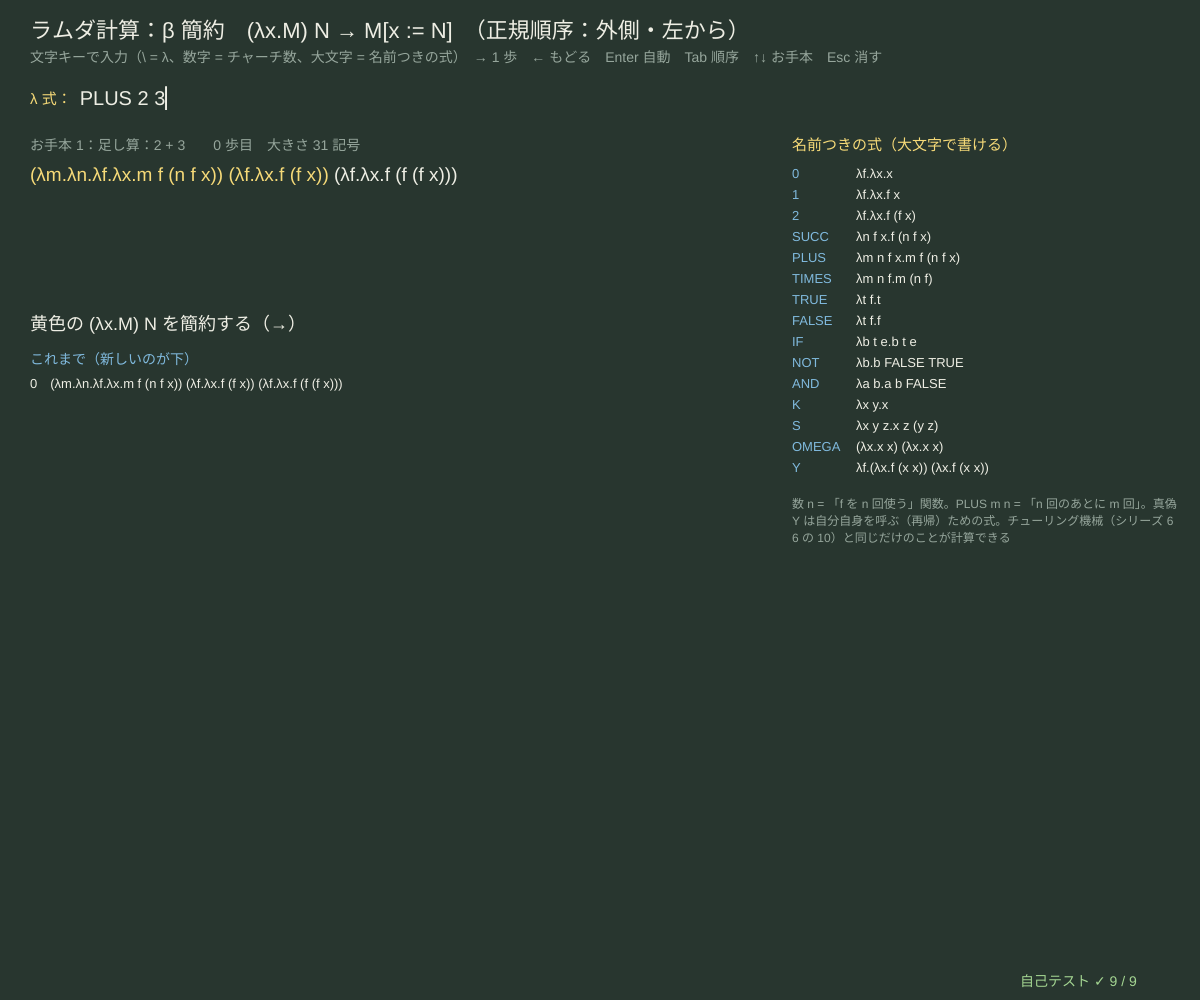
Frame 1 (no input)
Frame 60 (no input): identical to frame 1, image omitted
Frame 120 (the mouse pressed at the canvas centre since frame 60): identical to frame 1, image omitted

The p5.js sketch that drew this single still picture (run headless with seeded random() and noise() and a simulated clock; from frame 60 on, the mouse is pressed at the canvas centre):

// p5.js sketch
// ── sketch.js
// ============================================
// 08 ラムダ計算 ─ 「関数を作る λx.M」と「関数に渡す M N」だけの小さな言語。計算は β 簡約：(λx.M) N → M の x を N に置きかえる
// 数（チャーチ数 2 = λf.λx.f (f x)）も真偽（TRUE = λt.λf.t）も足し算も、全部 λ 式で書ける。黄色の部分が次に簡約する所。
// 正規順序（外側・左から）なら、止まる方法があれば必ず止まる。内側から（作用的順序）だと止まらないことがある
// 文字キー = 入力（\ が λ、. ( ) 空白、小文字 = 変数、数字 = チャーチ数、大文字 = 名前つきの式 PLUS TIMES TRUE …）
// → 1 歩 / ← もどる / Enter 自動で最後まで / Tab 正規順序 ⇔ 作用的順序 / ↑↓ お手本 / Backspace / Esc 全部消す
// ============================================

const PRESETS = [                       // ★ お手本 [式, 説明]
  ['PLUS 2 3', '足し算：2 + 3'],
  ['TIMES 2 3', '掛け算：2 × 3'],
  ['SUCC (SUCC 0)', '次の数を 2 回'],
  ['IF TRUE a b', 'もし真なら a、でなければ b'],
  ['AND TRUE FALSE', '真 かつ 偽'],
  ['PRED 3', '1 つ前の数（クリーネの工夫）'],
  ['POW 2 3', '2 の 3 乗'],
  ['(\\x.x x) (\\x.x x)', 'Ω：止まらない式'],
  ['K a OMEGA', '正規順序なら止まる、作用的順序では止まらない'],
  ['(\\x.\\y.x) y', '変数の捕獲：y の名前を変えないとまちがう'],
];
const MAX_STEPS = 300;                  // ★ 簡約の回数の上限
let src = '', pIdx = 0, err = '', hist = [], at = 0, order = 'normal', autoRun = false, endState = '';

function setup() {
  createCanvas(windowWidth, windowHeight);
  selfTest();
  loadPreset(0);
}
function windowResized() { resizeCanvas(windowWidth, windowHeight); }
function loadPreset(i) { pIdx = (i + PRESETS.length) % PRESETS.length; src = PRESETS[pIdx][0]; rebuild(); }
function rebuild() {
  let r = lamParse(src);
  if (r.error) { err = r.error + '（' + (r.at + 1) + ' 文字目あたり）'; return; }
  err = ''; hist = [{ m: r.m }]; at = 0; autoRun = false; endState = ''; advanceInfo();
}
function advanceInfo() {               // いまの式の次の簡約の場所（なければ正規形）
  let h = hist[at];
  if (h.redex === undefined) h.redex = lamRedex(h.m, order);
  endState = !h.redex ? 'normal' : at >= MAX_STEPS ? 'steps' : lamSize(h.m) > LAM_MAX_SIZE ? 'size' : '';
}
function stepForward() {
  if (at < hist.length - 1) { at++; advanceInfo(); return; }
  advanceInfo(); if (endState) { autoRun = false; return; }
  let s = lamStep(hist[at].m, order);
  hist.push({ m: s.m }); at++; advanceInfo();
}
function layoutSegs(segs, x, y, w, size, maxLines) {   // 色つきの部分を幅で折り返した「連続した文字のかたまり」[x, y, 文字列, 色] に
  textSize(size);
  let runs = [], cy = y, lines = 1, cur = null, lineStr = '', bar = textWidth('|');
  const adv = (t) => (t ? textWidth('|' + t + '|') - 2 * bar : 0);   // 送り幅（textWidth は文字の形の幅なので、両はしに | をつけて測る）
  for (let [s, hi] of segs) for (let ch of s) {
    if (adv(lineStr + ch) > w) { cy += size * 1.35; lines++; cur = null; lineStr = ''; if (lines > maxLines) { runs.push([x, cy, '…（長すぎるので省略）', 'dim']); return { runs, end: cy + size * 1.35 }; } }
    if (!cur || cur[3] !== hi) { cur = [x + adv(lineStr), cy, '', hi]; runs.push(cur); }   // 行の頭からの幅で位置を決める（文字の詰めも正しく）
    cur[2] += ch; lineStr += ch;
  }
  return { runs, end: cy + size * 1.35 };
}
function drawSegs(h, x, y, w, size, maxLines) {   // 式ごとに折り返しを 1 回だけ計算して覚えておく
  if (!h.lay || h.lay.w !== w || h.lay.ord !== order) { h.lay = layoutSegs(lamStr(h.m, h.redex || null), x, y, w, size, maxLines); h.lay.w = w; h.lay.ord = order; }
  textSize(size); textAlign(LEFT, TOP);
  for (let [rx, ry, s, hi] of h.lay.runs) { fill(...(hi === 'dim' ? DIMC : hi ? YEL : INK)); text(s, rx, ry); }
  return h.lay.end;
}

function draw() {
  background(...BG);
  hudTitle('ラムダ計算：β 簡約　(λx.M) N → M[x := N]　（' + (order === 'normal' ? '正規順序：外側・左から' : '作用的順序：内側・左から') + '）',
    '文字キーで入力（\\ = λ、数字 = チャーチ数、大文字 = 名前つきの式）　→ 1 歩　← もどる　Enter 自動　Tab 順序　↑↓ お手本　Esc 消す');
  drawInputLine(30, 104, 'λ 式：', src, err);
  if (!hist.length) return;
  if (autoRun && frameCount % 4 === 0) stepForward();
  let h = hist[at];
  noStroke(); fill(...DIMC); textSize(14); textAlign(LEFT, BASELINE);
  text('お手本 ' + (pIdx + 1) + '：' + PRESETS[pIdx][1] + '　　' + at + ' 歩目　大きさ ' + lamSize(h.m) + ' 記号', 30, 150);
  let yEnd = drawSegs(h, 30, 166, width * 0.6, 19, 9);
  // ---- 判定
  let y = Math.max(yEnd + 10, 330);
  noStroke(); textAlign(LEFT, BASELINE); textSize(18);
  if (endState === 'normal') { let mean = lamMeaning(h.m); fill(...GRN); text('正規形（もう簡約できない）' + (mean ? '　→　' + mean : ''), 30, y); }
  else if (endState === 'steps') { fill(...YEL); text('上限 ' + MAX_STEPS + ' 歩に当たった：止まらないかもしれない', 30, y); }
  else if (endState === 'size') { fill(...YEL); text('式が大きくなりすぎた（' + LAM_MAX_SIZE + ' 記号）', 30, y); }
  else { fill(...INK); text(autoRun ? '簡約中…' : '黄色の (λx.M) N を簡約する（→）', 30, y); }
  // ---- これまでの歩み
  fill(...SKY); textSize(14); text('これまで（新しいのが下）', 30, y + 34);
  let first = Math.max(0, at - 11);
  for (let i = first; i <= at; i++) {
    let s = lamStr(hist[i].m); if (s.length > 96) s = s.slice(0, 95) + '…';
    fill(...(i === at ? INK : DIMC)); textSize(13); text(i + '　' + s, 30, y + 58 + (i - first) * 19);
  }
  // ---- 右：名前つきの式
  let rx = width * 0.66;
  fill(...YEL); textSize(15); text('名前つきの式（大文字で書ける）', rx, 150);
  ['0', '1', '2', 'SUCC', 'PLUS', 'TIMES', 'TRUE', 'FALSE', 'IF', 'NOT', 'AND', 'K', 'S', 'OMEGA', 'Y'].forEach((nm, i) => {
    let d = /\d/.test(nm) ? lamStr(churchNum(Number(nm))) : LAM_DEFS[nm].replace(/\\/g, 'λ');
    fill(...SKY); textSize(13); text(nm, rx, 178 + i * 21); fill(...INK); text(d, rx + 64, 178 + i * 21);
  });
  fill(...DIMC); textSize(12); textLeading(17); textAlign(LEFT, TOP);
  text('数 n = 「f を n 回使う」関数。PLUS m n = 「n 回のあとに m 回」。真偽は「2 つから 1 つを選ぶ」関数。チャーチ数は ' + LAM_MAX_NUM + ' まで。\nY は自分自身を呼ぶ（再帰）ための式。チューリング機械（シリーズ 66 の 10）と同じだけのことが計算できる', rx, 178 + 15 * 21 + 6, width - rx - 20, 100);
  drawSelfTest(width - 180, height - 14);
}
function keyPressed() {
  if (key === UP_ARROW) { loadPreset(pIdx - 1); return false; }
  if (key === DOWN_ARROW) { loadPreset(pIdx + 1); return false; }
  if (hist.length && key === RIGHT_ARROW) { stepForward(); return false; }
  if (hist.length && key === LEFT_ARROW) { at = Math.max(0, at - 1); advanceInfo(); return false; }
  if (hist.length && key === 'Enter') { autoRun = !autoRun; return false; }
  if (key === 'Tab') { order = order === 'normal' ? 'applicative' : 'normal'; rebuild(); return false; }
  if (key === 'Backspace') src = src.slice(0, -1);
  else if (key === 'Escape' || key === 'Delete') src = '';
  else if (key === 'λ') src += '\\';
  else src = typeInto(src, key, LAM_KEYS, 120);
  rebuild();
  return false;
}

// ---- 自己テスト
function selfTest() {
  selfTestResults = [];
  const run = (s, ord, n) => lamNormalize(lamParse(s).m, n || MAX_STEPS, ord || 'normal');
  const isNum = (s, v) => { let o = run(s); return o.status === 'normal' && churchToInt(o.m) === v; };
  check('PLUS 2 3 は 5 に、TIMES 2 3 は 6 に正規化される', isNum('PLUS 2 3', 5) && isNum('TIMES 2 3', 6));
  check('PRED 3 = 2、POW 2 3 = 8', isNum('PRED 3', 2) && isNum('POW 2 3', 8));
  let okS = true, okP = true;
  for (let n = 0; n <= 10; n++) if (!isNum('SUCC ' + n, n + 1)) okS = false;
  for (let a = 0; a <= 4; a++) for (let b = 0; b <= 4; b++) if (!isNum('PLUS ' + a + ' ' + b, a + b) || !isNum('TIMES ' + a + ' ' + b, a * b)) okP = false;
  check('SUCC n = n + 1（n = 0〜10）、PLUS と TIMES は a, b = 0〜4 の全部 25 組で正しい', okS && okP);
  const same = (s, t) => lamAlphaEq(run(s).m, lamParse(t).m);
  check('IF TRUE a b = a、NOT FALSE = TRUE、AND TRUE FALSE = FALSE、ISZERO 0 = TRUE', same('IF TRUE a b', 'a') && same('NOT FALSE', 'TRUE') && same('AND TRUE FALSE', 'FALSE') && same('ISZERO 0', 'TRUE'));
  let om = run('OMEGA', 'normal', 100);
  check('Ω = (λx.x x)(λx.x x) は 100 歩の上限に当たる（1 歩で自分に戻る）', om.status === 'steps' && lamAlphaEq(om.m, lamParse('OMEGA').m));
  let ka = run('K a OMEGA', 'normal'), kb = run('K a OMEGA', 'applicative', 100);
  check('K a Ω：正規順序は 2 歩で a、作用的順序は上限に当たる', ka.status === 'normal' && ka.steps === 2 && ka.m.t === 'v' && ka.m.n === 'a' && kb.status === 'steps');
  let cap = run('(\\x.\\y.x) y');
  check('変数の捕獲をさける：(λx.λy.x) y = λz.y（λy.y ではない）', lamAlphaEq(cap.m, lamParse('\\z.y').m) && !lamAlphaEq(cap.m, lamParse('\\y.y').m));
  seedRng(12); let rt = 0;
  const rl = (d) => { let r = rnd(); if (d <= 0 || r < 0.3) return lamV(rndPick(['x', 'y', 'z'])); if (r < 0.6) return lamL(rndPick(['x', 'y']), rl(d - 1)); return lamA(rl(d - 1), rl(d - 1)); };
  for (let k = 0; k < 200; k++) { let m = rl(5), o = lamParse(lamStr(m)); if (o.m && lamDB(o.m) === lamDB(m)) rt++; }
  check('でたらめな λ 式 200 個：文字列にして読み直すと同じ式', rt === 200);
  let bad = ['', '\\', '\\x', '(x', 'x)', '.x', 'FOO', '99', '123456ztr casnfg', 'λ.x', 'x ..y'], allErr = true;
  for (let b of bad) { try { if (!lamParse(b).error) allErr = false; } catch (e) { allErr = false; } }
  check('おかしな入力 ' + bad.length + ' 個（知らない名前、大きすぎる数を含む）は例外を出さずに説明を返す', allErr);
  reportSelfTest();
}

// ---------- やってみよう ----------
// 1. PLUS 2 3 を → で 1 歩ずつ。PLUS の λm.λn.λf.λx に 2 と 3 が入っていく様子を追おう
// 2. TIMES 3 3 は何歩？ POW 2 3 は？ 数が大きくなると歩数はどう増える？
// 3. K a OMEGA で Tab（作用的順序）にすると止まらない。「使わない引数を先に計算してしまう」から
// 4. (λx.λy.x) y で、もし名前を変えずに置きかえると λy.y（恒等関数）になってしまう。意味がどう変わる？
// 5. LAM_DEFS に足そう：OR、XOR、ISZERO を使った「0 なら 1、そうでなければ 2」など

// ==================================================
// ここから下は「論理の道具」（中身は読まなくても OK。消さないでね）
// ==================================================
// ---- 色と小さな道具（黒板とチョーク）
const BG = [40, 54, 47];                // 背景（黒板の灰緑）
const INK = [238, 238, 228];            // 文字（白いチョーク）
const YEL = [246, 218, 120], SKY = [128, 186, 222], PINK = [238, 146, 150], GRN = [164, 214, 146], LILAC = [196, 170, 230];
const DIMC = [150, 166, 156], PANEL = [50, 66, 58], LINEC = [92, 112, 102];
function clampv(v, a, b) { return v < a ? a : v > b ? b : v !== v ? a : v; }     // NaN なら a に戻す
function fmtN(v, d) { if (typeof v !== 'number' || v !== v) return '?'; return v.toFixed(d === undefined ? 2 : d); }
function hudTitle(t, sub) {              // 左上のタイトルと操作の説明（日本語は 1 文字ずつ折り返す）
  textWrap(CHAR); noStroke(); fill(...INK); textSize(22); textAlign(LEFT, BASELINE); text(t, 30, 38);
  fill(...DIMC); textSize(14); textLeading(19); text(sub, 30, 62);
}
function typeInto(s, ch, allowed, maxLen) {   // 文字の入力：allowed に入っている 1 文字だけ足す（長さの上限つき）
  if (typeof ch !== 'string' || ch.length !== 1 || allowed.indexOf(ch) < 0) return s;
  return s.length < (maxLen || 40) ? s + ch : s;
}
function chalkPanel(x, y, w, h) { noStroke(); fill(...PANEL); rect(x, y, w, h, 8); }
function drawInputLine(x, y, label, s, err, active) {   // 入力欄：文字列と、まちがいの説明
  noStroke(); fill(...(active === false ? DIMC : YEL)); textSize(15); textAlign(LEFT, BASELINE); text(label, x, y);
  let lx = x + textWidth(label) + 8;
  fill(...INK); textSize(20); text(s + (active !== false && frameCount % 60 < 30 ? '▏' : ''), lx, y + 1);
  if (err) { fill(...PINK); textSize(14); text('✗ ' + err, lx, y + 22); }
}
// ---- 種つきの乱数（同じ種なら毎回同じ列 → 実験をくり返せる）
let rngState = 1;
function seedRng(s) { rngState = (s >>> 0) || 1; }
function rnd() {                       // 0〜1 の一様乱数（mulberry32）
  rngState = (rngState + 0x6d2b79f5) >>> 0;
  let t = rngState;
  t = Math.imul(t ^ (t >>> 15), t | 1);
  t ^= t + Math.imul(t ^ (t >>> 7), t | 61);
  return ((t ^ (t >>> 14)) >>> 0) / 4294967296;
}
function rndInt(a, b) { return a + Math.floor(rnd() * (b - a + 1)); }
function rndPick(arr) { return arr[Math.floor(rnd() * arr.length)]; }
// ---- ラムダ計算の道具：λ 式 = { t: 'v', n } 変数 / { t: 'l', v, b } λv.b / { t: 'a', f, x } 適用 f x
// 書き方：\x.x や λx.x（λx y.M = λx.λy.M）、適用は並べるだけ（左から：f x y = (f x) y）、
// 数字 n = チャーチ数 λf.λx.f(…(f x))、大文字の名前 = 下の LAM_DEFS
const LAM_KEYS = 'abcdefghijklmnopqrstuvwxyzABCDEFGHIJKLMNOPQRSTUVWXYZ0123456789\\.() \'';
const LAM_MAX_NUM = 12, LAM_MAX_SIZE = 2500;   // ★ チャーチ数の上限、式の大きさ（記号の数）の上限
const LAM_DEFS = {                      // ★ 名前つきの式（大文字）。自分で足してもよい
  I: '\\x.x', K: '\\x y.x', S: '\\x y z.x z (y z)', B: '\\f g x.f (g x)', C: '\\f x y.f y x',
  TRUE: '\\t f.t', FALSE: '\\t f.f', IF: '\\b t e.b t e', NOT: '\\b.b FALSE TRUE', AND: '\\a b.a b FALSE', OR: '\\a b.a TRUE b',
  SUCC: '\\n f x.f (n f x)', PLUS: '\\m n f x.m f (n f x)', TIMES: '\\m n f.m (n f)', POW: '\\b e.e b',
  PRED: '\\n f x.n (\\g h.h (g f)) (\\u.x) (\\u.u)', ISZERO: '\\n.n (\\x.FALSE) TRUE',
  OMEGA: '(\\x.x x) (\\x.x x)', Y: '\\f.(\\x.f (x x)) (\\x.f (x x))',
};
function lamV(n) { return { t: 'v', n }; }
function lamL(v, b) { return { t: 'l', v, b }; }
function lamA(f, x) { return { t: 'a', f, x }; }
function churchNum(n) { let b = lamV('x'); for (let i = 0; i < n; i++) b = lamA(lamV('f'), b); return lamL('f', lamL('x', b)); }
function lamSize(m) { return m.t === 'v' ? 1 : m.t === 'l' ? 1 + lamSize(m.b) : 1 + lamSize(m.f) + lamSize(m.x); }
function lamParse(src, guard) {         // 返り値 {m} または {error, at}（例外は投げない）
  if (typeof src !== 'string') return { error: '文字列ではない', at: 0 };
  if (src.length > 200) return { error: '長すぎる（200 文字まで）', at: 200 };
  let toks = [], i = 0;
  while (i < src.length) {
    let c = src[i];
    if (c === ' ') { i++; continue; }
    if (c === '\\' || c === 'λ') { toks.push({ k: 'lam', at: i }); i++; continue; }
    if (c === '.' || c === '(' || c === ')') { toks.push({ k: c, at: i }); i++; continue; }
    if (c >= 'a' && c <= 'z') { let j = i + 1; while (j < src.length && ((src[j] >= '0' && src[j] <= '9') || src[j] === "'")) j++; toks.push({ k: 'var', n: src.slice(i, j), at: i }); i = j; continue; }
    if (c >= 'A' && c <= 'Z') { let j = i + 1; while (j < src.length && src[j] >= 'A' && src[j] <= 'Z') j++; toks.push({ k: 'def', n: src.slice(i, j), at: i }); i = j; continue; }
    if (c >= '0' && c <= '9') { let j = i + 1; while (j < src.length && src[j] >= '0' && src[j] <= '9') j++; toks.push({ k: 'num', n: src.slice(i, j), at: i }); i = j; continue; }
    return { error: '使えない文字「' + c + '」', at: i };
  }
  if (!toks.length) return { error: '式が空', at: 0 };
  let pos = 0, depth = 0;
  const peek = () => toks[pos], fail = (m) => { throw { msg: m, at: toks[pos] ? toks[pos].at : src.length }; };
  const pTerm = () => {
    if (++depth > 80) fail('入れ子が深すぎる');
    let r;
    if (peek() && peek().k === 'lam') {
      pos++; let vs = [];
      while (peek() && peek().k === 'var') { vs.push(peek().n); pos++; }
      if (!vs.length) fail('λ のあとに変数の名前（小文字）が要る');
      if (!peek() || peek().k !== '.') fail('λx のあとに「.」が要る');
      pos++; r = pTerm();
      for (let k = vs.length - 1; k >= 0; k--) r = lamL(vs[k], r);
    } else {
      r = null;
      while (peek() && peek().k !== ')' && peek().k !== '.') {
        let a = peek().k === 'lam' ? pTerm() : pAtom();
        r = r ? lamA(r, a) : a;
      }
      if (!r) fail(peek() ? '「' + peek().k + '」の前に式がない' : '式が途中で終わっている');
      if (peek() && peek().k === '.') fail('「.」は λx のあとだけ');
    }
    depth--; return r;
  };
  const pAtom = () => {
    let t = peek(); pos++;
    if (t.k === 'var') return lamV(t.n);
    if (t.k === 'num') { let v = Number(t.n); if (!(v <= LAM_MAX_NUM)) { pos--; fail('数が大きすぎる（' + LAM_MAX_NUM + ' まで）'); } return churchNum(v); }
    if (t.k === 'def') {
      let d = LAM_DEFS[t.n];
      if (!d) { pos--; fail('「' + t.n + '」という名前はない'); }
      if ((guard || 0) > 6) { pos--; fail('名前の中の名前が深すぎる'); }
      let o = lamParse(d, (guard || 0) + 1);
      if (o.error) { pos--; fail(t.n + ' の定義がまちがい：' + o.error); }
      return o.m;
    }
    if (t.k === '(') { let m = pTerm(); if (!peek() || peek().k !== ')') fail('「)」が足りない'); pos++; return m; }
    pos--; fail('ここに式が要る');
  };
  try {
    let m = pTerm();
    if (pos < toks.length) return { error: toks[pos].k === ')' ? '余分な「)」' : '読めない所がある', at: toks[pos].at };
    if (lamSize(m) > LAM_MAX_SIZE) return { error: '大きすぎる（' + LAM_MAX_SIZE + ' 記号まで）', at: 0 };
    return { m };
  } catch (e) { return { error: e && e.msg ? e.msg : '読めない式', at: e && e.at !== undefined ? e.at : 0 }; }
}
function lamStr(m, hi, out) {           // 文字列に。hi（簡約する場所）の部分を [文字列, true] で返す
  let top = !out; out = out || [];
  const put = (s) => out.push([s, false]);
  const go = (m, inHi) => {
    let h = inHi || m === hi, mark = (s) => out.push([s, h]);
    if (m.t === 'v') mark(m.n);
    else if (m.t === 'l') { mark('λ' + m.v + '.'); go(m.b, h); }
    else {
      let pf = m.f.t === 'l', px = m.x.t !== 'v';
      if (pf) mark('('); go(m.f, h); if (pf) mark(')');
      mark(' ');
      if (px) mark('('); go(m.x, h); if (px) mark(')');
    }
  };
  go(m, false);
  if (!top) return out;
  let merged = [];                      // 同じ色の部分をつなげる
  for (let [s, h] of out) { if (merged.length && merged[merged.length - 1][1] === h) merged[merged.length - 1][0] += s; else merged.push([s, h]); }
  return hi === undefined ? merged.map((x) => x[0]).join('') : merged;
}
function lamFree(m, out) {              // 自由変数
  out = out || new Set();
  if (m.t === 'v') out.add(m.n);
  else if (m.t === 'l') { let inner = lamFree(m.b); inner.delete(m.v); inner.forEach((v) => out.add(v)); }
  else { lamFree(m.f, out); lamFree(m.x, out); }
  return out;
}
function lamAllNames(m, out) { out = out || new Set(); if (m.t === 'v') out.add(m.n); else if (m.t === 'l') { out.add(m.v); lamAllNames(m.b, out); } else { lamAllNames(m.f, out); lamAllNames(m.x, out); } return out; }
function freshName(v, avoid) { let w = v; while (avoid.has(w)) w += "'"; return w; }
function lamSubst(m, x, s, fvS) {       // m[x := s]（変数の捕獲をさける：ぶつかる束縛変数は名前を変える）
  fvS = fvS || lamFree(s);
  if (m.t === 'v') return m.n === x ? s : m;
  if (m.t === 'a') return lamA(lamSubst(m.f, x, s, fvS), lamSubst(m.x, x, s, fvS));
  if (m.v === x) return m;
  if (!fvS.has(m.v)) return lamL(m.v, lamSubst(m.b, x, s, fvS));
  let avoid = new Set([...fvS, ...lamAllNames(m.b), x]), w = freshName(m.v, avoid);
  return lamL(w, lamSubst(lamSubst(m.b, m.v, lamV(w)), x, s, fvS));
}
function lamRedex(m, order) {           // 次に簡約する (λx.M) N の場所。order = 'normal'（外側・左から）/ 'applicative'（内側・左から）
  if (m.t === 'v') return null;
  if (m.t === 'l') return lamRedex(m.b, order);
  if (order === 'normal' && m.f.t === 'l') return m;
  let r = lamRedex(m.f, order) || lamRedex(m.x, order);
  if (r) return r;
  return m.f.t === 'l' ? m : null;
}
function lamReplace(m, target, rep) {   // target（同じもの）を rep に置きかえた新しい木
  if (m === target) return rep;
  if (m.t === 'v') return m;
  if (m.t === 'l') { let b = lamReplace(m.b, target, rep); return b === m.b ? m : lamL(m.v, b); }
  let f = lamReplace(m.f, target, rep); if (f !== m.f) return lamA(f, m.x);
  let x = lamReplace(m.x, target, rep); return x === m.x ? m : lamA(m.f, x);
}
function lamStep(m, order) {            // β 簡約 1 歩：返り値 {m, redex} / null（正規形）
  let r = lamRedex(m, order || 'normal');
  if (!r) return null;
  return { m: lamReplace(m, r, lamSubst(r.f.b, r.f.v, r.x)), redex: r };
}
function lamNormalize(m, maxSteps, order) {   // 返り値 {m, steps, status: 'normal' | 'steps' | 'size'}
  let n = 0;
  while (n < maxSteps) {
    let s = lamStep(m, order);
    if (!s) return { m, steps: n, status: 'normal' };
    m = s.m; n++;
    if (lamSize(m) > LAM_MAX_SIZE) return { m, steps: n, status: 'size' };
  }
  return { m, steps: n, status: lamRedex(m, order) ? 'steps' : 'normal' };
}
function lamDB(m, ctx) {                // ド・ブラウン記法の文字列（名前によらない形 → α 同値の判定に）
  ctx = ctx || [];
  if (m.t === 'v') { let i = ctx.lastIndexOf(m.n); return i < 0 ? m.n : '#' + (ctx.length - 1 - i); }
  if (m.t === 'l') return 'λ' + lamDB(m.b, ctx.concat([m.v]));
  return '(' + lamDB(m.f, ctx) + ' ' + lamDB(m.x, ctx) + ')';
}
function lamAlphaEq(a, b) { return lamDB(a) === lamDB(b); }
function churchToInt(m) {               // λf.λx.f (f … x) なら数、ちがえば null
  if (m.t !== 'l' || m.b.t !== 'l' || m.v === m.b.v) return null;
  let f = m.v, x = m.b.v, b = m.b.b, n = 0;
  while (b.t === 'a' && b.f.t === 'v' && b.f.n === f) { b = b.x; n++; }
  return b.t === 'v' && b.n === x ? n : null;
}
function lamMeaning(m) {                // 結果の読み方：数・真偽
  let n = churchToInt(m), t = lamParse(LAM_DEFS.TRUE).m, f = lamParse(LAM_DEFS.FALSE).m;
  if (lamAlphaEq(m, t)) return 'TRUE';
  if (lamAlphaEq(m, f)) return 'FALSE（= 0 と同じ形）';
  return n === null ? null : 'チャーチ数 ' + n;
}
// ---- 自己テストの道具
let selfTestResults = [];
function check(name, cond) { selfTestResults.push({ name, ok: !!cond }); }
function reportSelfTest() { for (let r of selfTestResults) (r.ok ? console.log : console.error)((r.ok ? '✓ ' : '✗ ') + r.name); }
function selfTestLine() { let n = selfTestResults.filter((r) => r.ok).length; return '自己テスト ' + (n === selfTestResults.length ? '✓ ' : '✗ ') + n + ' / ' + selfTestResults.length; }
function drawSelfTest(x, y) { noStroke(); fill(...(selfTestResults.every((r) => r.ok) ? GRN : PINK)); textSize(14); textAlign(LEFT, BASELINE); text(selfTestLine(), x, y); }
